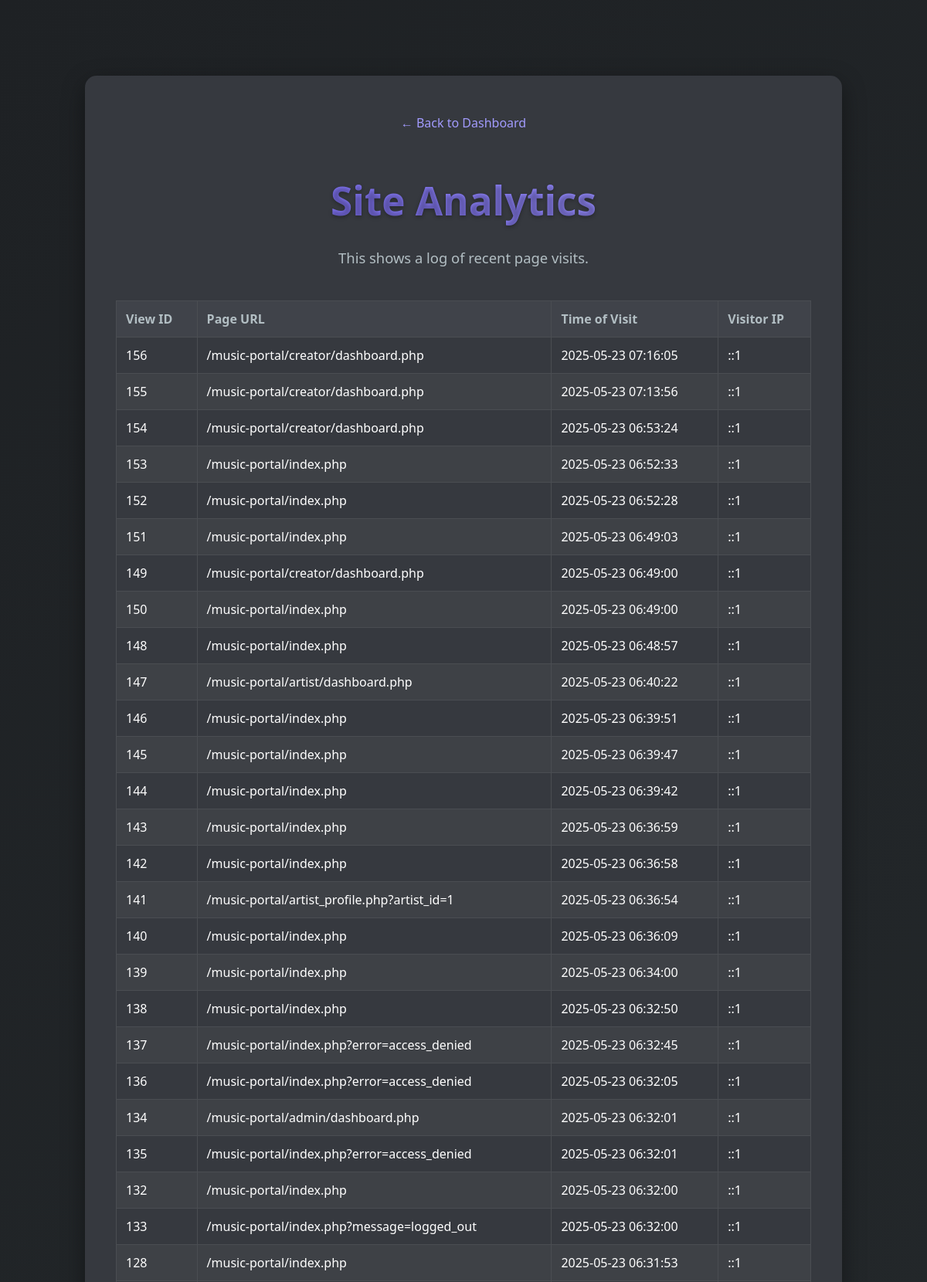
The app's page /admin/analytics.php (signed in, upper part) with its own data.
### tables this page shows
CREATE TABLE `pageviews` (
  `ViewID` int(11) NOT NULL,
  `PageURL` varchar(255) NOT NULL,
  `VisitTime` datetime DEFAULT current_timestamp(),
  `VisitorIP` varchar(45) DEFAULT NULL
);

### admin/analytics.php (the view, shortened to what this page needs)
<?php
include '../log_page_view.php';
$page_views = [];
$sql_page_views = "SELECT ViewID, PageURL, VisitTime, VisitorIP FROM PageViews ORDER BY VisitTime DESC LIMIT 200";
$result_page_views = $conn->query($sql_page_views);
if ($result_page_views && $result_page_views->num_rows > 0) {
    while ($row = $result_page_views->fetch_assoc()) {
        $page_views[] = $row;
    }
}
?>
<!DOCTYPE html>
<html lang="en">
<head>
    <link rel="stylesheet" href="style.css"> </head>
<body>
    <div class="container">
        <a href="dashboard.php" class="back-link">&larr; Back to Dashboard</a>
        <h1>Site Analytics</h1>
        <p>This shows a log of recent page visits.</p>
        <table>
            <thead>
                <tr>
                    <th>View ID</th>
                    <th>Page URL</th>
                    <th>Time of Visit</th>
                    <th>Visitor IP</th>
                </tr>
            </thead>
            <tbody>
                <?php if (empty($page_views)): ?>
                    <tr><td colspan="4">No page views recorded yet.</td></tr>
                <?php else: ?>
                    <?php foreach ($page_views as $view): ?>
                        <tr>
                            <td><?php echo htmlspecialchars($view['ViewID']); ?></td>
                            <td><?php echo htmlspecialchars($view['PageURL']); ?></td>
                            <td><?php echo htmlspecialchars($view['VisitTime']); ?></td>
                            <td><?php echo htmlspecialchars($view['VisitorIP']); ?></td>
                        </tr>
                    <?php endforeach; ?>
                <?php endif; ?>
            </tbody>
        </table>
    </div>
</body>
</html>

### admin/style.css (style rules this page uses)
body { font-family: sans-serif; background-color: #2d3436; color: white; padding: 20px; }
h1 { color: #6c5ce7; margin-bottom: 20px; }
.container { max-width: 1000px; margin: 50px auto; background-color: #36393f; padding: 30px; border-radius: 10px; }
.back-link { display: inline-block; margin-bottom: 20px; color: #a29bfe; text-decoration: none; }
table { width: 100%; border-collapse: collapse; margin-top: 20px; }
th, td { border: 1px solid #4a4d52; padding: 12px; text-align: left; }
th { background-color: #40434a; color: #b2bec3; }
tr:nth-child(even) { background-color: #3e4146; }
:root { --primary-color: #6c5ce7; --secondary-color: #a29bfe; --accent-color: #fd79a8; --dark-bg: #2d3436; --darker-bg: #1e2124; --text-white: #ffffff; --text-gray: #b2bec3; --card-bg: #36393f; --hover-bg: #40434a; --error-red: #ff6b6b; --success-green: #2ecc71; }
body { font-family: 'Segoe UI', Tahoma, Geneva, Verdana, sans-serif; background: linear-gradient(135deg, var(--darker-bg) 0%, var(--dark-bg) 100%); color: var(--text-white); min-height: 100vh; display: flex; justify-content: center; align-items: center; padding: 40px 20px; box-sizing: border-box; }
.container { max-width: 900px; width: 100%; background-color: var(--card-bg); padding: 50px 40px; border-radius: 15px; box-shadow: 0 10px 30px rgba(0, 0, 0, 0.4); text-align: center; }
h1 { font-size: 3.2rem; text-align: center; margin-bottom: 25px; background: linear-gradient(45deg, var(--primary-color), var(--secondary-color)); -webkit-background-clip: text; -webkit-text-fill-color: transparent; background-clip: text; text-shadow: 0 2px 5px rgba(0, 0, 0, 0.3); }
p { color: var(--text-gray); margin-bottom: 40px; font-size: 1.15rem; line-height: 1.6; }

### records on screen
pageviews: ViewID "156", PageURL "/music-portal/creator/dashboard.php", VisitTime "2025-05-23 07:16:05", VisitorIP "::1"
pageviews: ViewID "155", PageURL "/music-portal/creator/dashboard.php", VisitTime "2025-05-23 07:13:56", VisitorIP "::1"
pageviews: ViewID "154", PageURL "/music-portal/creator/dashboard.php", VisitTime "2025-05-23 06:53:24", VisitorIP "::1"
pageviews: ViewID "153", PageURL "/music-portal/index.php", VisitTime "2025-05-23 06:52:33", VisitorIP "::1"
pageviews: ViewID "152", PageURL "/music-portal/index.php", VisitTime "2025-05-23 06:52:28", VisitorIP "::1"
pageviews: ViewID "151", PageURL "/music-portal/index.php", VisitTime "2025-05-23 06:49:03", VisitorIP "::1"
pageviews: ViewID "149", PageURL "/music-portal/creator/dashboard.php", VisitTime "2025-05-23 06:49:00", VisitorIP "::1"
pageviews: ViewID "150", PageURL "/music-portal/index.php", VisitTime "2025-05-23 06:49:00", VisitorIP "::1"
pageviews: ViewID "148", PageURL "/music-portal/index.php", VisitTime "2025-05-23 06:48:57", VisitorIP "::1"
pageviews: ViewID "147", PageURL "/music-portal/artist/dashboard.php", VisitTime "2025-05-23 06:40:22", VisitorIP "::1"
pageviews: ViewID "146", PageURL "/music-portal/index.php", VisitTime "2025-05-23 06:39:51", VisitorIP "::1"
pageviews: ViewID "145", PageURL "/music-portal/index.php", VisitTime "2025-05-23 06:39:47", VisitorIP "::1"
pageviews: ViewID "144", PageURL "/music-portal/index.php", VisitTime "2025-05-23 06:39:42", VisitorIP "::1"
pageviews: ViewID "143", PageURL "/music-portal/index.php", VisitTime "2025-05-23 06:36:59", VisitorIP "::1"
pageviews: ViewID "142", PageURL "/music-portal/index.php", VisitTime "2025-05-23 06:36:58", VisitorIP "::1"
pageviews: ViewID "141", PageURL "/music-portal/artist_profile.php?artist_id=1", VisitTime "2025-05-23 06:36:54", VisitorIP "::1"
pageviews: ViewID "140", PageURL "/music-portal/index.php", VisitTime "2025-05-23 06:36:09", VisitorIP "::1"
pageviews: ViewID "139", PageURL "/music-portal/index.php", VisitTime "2025-05-23 06:34:00", VisitorIP "::1"
pageviews: ViewID "138", PageURL "/music-portal/index.php", VisitTime "2025-05-23 06:32:50", VisitorIP "::1"
pageviews: ViewID "137", PageURL "/music-portal/index.php?error=access_denied", VisitTime "2025-05-23 06:32:45", VisitorIP "::1"
pageviews: ViewID "136", PageURL "/music-portal/index.php?error=access_denied", VisitTime "2025-05-23 06:32:05", VisitorIP "::1"
pageviews: ViewID "134", PageURL "/music-portal/admin/dashboard.php", VisitTime "2025-05-23 06:32:01", VisitorIP "::1"
pageviews: ViewID "135", PageURL "/music-portal/index.php?error=access_denied", VisitTime "2025-05-23 06:32:01", VisitorIP "::1"
pageviews: ViewID "132", PageURL "/music-portal/index.php", VisitTime "2025-05-23 06:32:00", VisitorIP "::1"
pageviews: ViewID "133", PageURL "/music-portal/index.php?message=logged_out", VisitTime "2025-05-23 06:32:00", VisitorIP "::1"
pageviews: ViewID "128", PageURL "/music-portal/index.php", VisitTime "2025-05-23 06:31:53", VisitorIP "::1"
